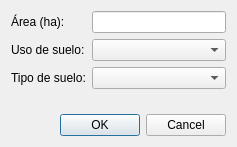
<?xml version="1.0" encoding="UTF-8"?>
<ui version="4.0">
 <class>AddDialog</class>
 <widget class="QDialog" name="AddDialog">
  <property name="geometry">
   <rect>
    <x>0</x>
    <y>0</y>
    <width>237</width>
    <height>147</height>
   </rect>
  </property>
  <property name="windowTitle">
   <string>Nueva área</string>
  </property>
  <property name="windowIcon">
   <iconset resource="resources.qrc">
    <normaloff>:/icons/icons/32x32/edit-add-3.png</normaloff>:/icons/icons/32x32/edit-add-3.png</iconset>
  </property>
  <layout class="QVBoxLayout" name="verticalLayout">
   <item>
    <layout class="QFormLayout" name="formLayout">
     <item row="0" column="0">
      <widget class="QLabel" name="label">
       <property name="text">
        <string>Área (ha):</string>
       </property>
      </widget>
     </item>
     <item row="0" column="1">
      <widget class="QLineEdit" name="area">
       <property name="alignment">
        <set>Qt::AlignRight|Qt::AlignTrailing|Qt::AlignVCenter</set>
       </property>
      </widget>
     </item>
     <item row="1" column="0">
      <widget class="QLabel" name="label_2">
       <property name="text">
        <string>Uso de suelo:</string>
       </property>
      </widget>
     </item>
     <item row="1" column="1">
      <widget class="QComboBox" name="landuse"/>
     </item>
     <item row="2" column="0">
      <widget class="QLabel" name="label_3">
       <property name="text">
        <string>Tipo de suelo:</string>
       </property>
      </widget>
     </item>
     <item row="2" column="1">
      <widget class="QComboBox" name="soiltype"/>
     </item>
    </layout>
   </item>
   <item>
    <widget class="QDialogButtonBox" name="buttonBox">
     <property name="orientation">
      <enum>Qt::Horizontal</enum>
     </property>
     <property name="standardButtons">
      <set>QDialogButtonBox::Cancel|QDialogButtonBox::Ok</set>
     </property>
    </widget>
   </item>
  </layout>
 </widget>
 <resources>
  <include location="resources.qrc"/>
 </resources>
 <connections>
  <connection>
   <sender>buttonBox</sender>
   <signal>accepted()</signal>
   <receiver>AddDialog</receiver>
   <slot>accept()</slot>
   <hints>
    <hint type="sourcelabel">
     <x>248</x>
     <y>254</y>
    </hint>
    <hint type="destinationlabel">
     <x>157</x>
     <y>274</y>
    </hint>
   </hints>
  </connection>
  <connection>
   <sender>buttonBox</sender>
   <signal>rejected()</signal>
   <receiver>AddDialog</receiver>
   <slot>reject()</slot>
   <hints>
    <hint type="sourcelabel">
     <x>316</x>
     <y>260</y>
    </hint>
    <hint type="destinationlabel">
     <x>286</x>
     <y>274</y>
    </hint>
   </hints>
  </connection>
 </connections>
</ui>
